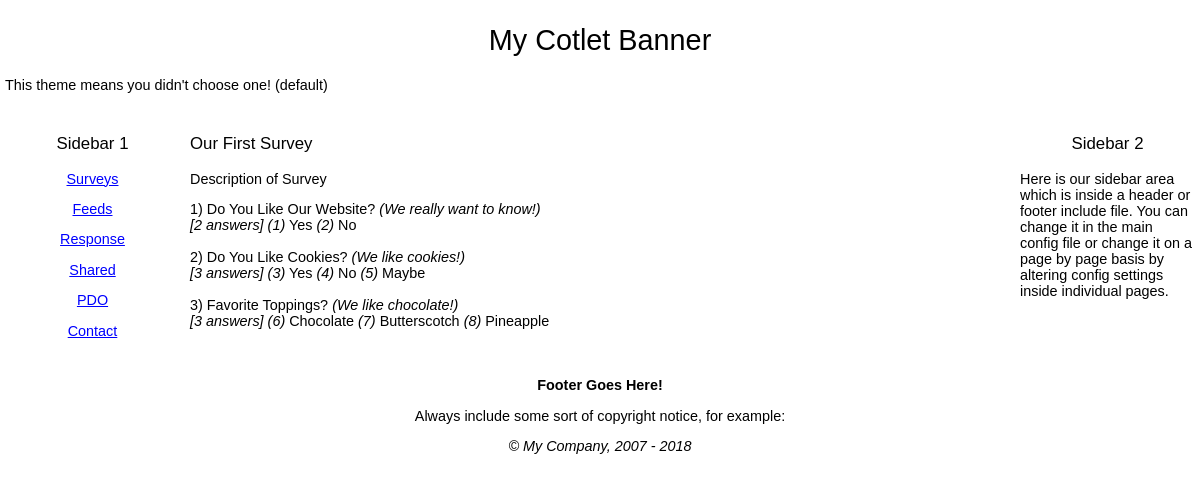
Page /surveys/survey_view.php?id=1 on the committed database.
### tables this page shows
CREATE TABLE wn18_surveys(
SurveyID INT UNSIGNED NOT NULL AUTO_INCREMENT,
AdminID INT UNSIGNED DEFAULT 0,
Title VARCHAR(255) DEFAULT '',
Description TEXT DEFAULT '',
DateAdded DATETIME,
LastUpdated TIMESTAMP DEFAULT 0 ON UPDATE CURRENT_TIMESTAMP,
TimesViewed INT DEFAULT 0,
Status INT DEFAULT 0,
PRIMARY KEY (SurveyID)
);

CREATE TABLE wn18_questions(
QuestionID INT UNSIGNED NOT NULL AUTO_INCREMENT,
SurveyID INT UNSIGNED DEFAULT 0,
Question TEXT DEFAULT '',
Description TEXT DEFAULT '',
DateAdded DATETIME,
LastUpdated TIMESTAMP DEFAULT 0 ON UPDATE CURRENT_TIMESTAMP,
PRIMARY KEY (QuestionID),
INDEX SurveyID_index(SurveyID),
FOREIGN KEY (SurveyID) REFERENCES wn18_surveys(SurveyID) ON DELETE CASCADE
);

CREATE TABLE wn18_answers(
AnswerID INT UNSIGNED NOT NULL AUTO_INCREMENT,
QuestionID INT UNSIGNED DEFAULT 0,
Answer TEXT DEFAULT '',
Description TEXT DEFAULT '',
DateAdded DATETIME,
LastUpdated TIMESTAMP DEFAULT 0 ON UPDATE CURRENT_TIMESTAMP,
Status INT DEFAULT 0,
PRIMARY KEY (AnswerID),
INDEX QuestionID_index(QuestionID),
FOREIGN KEY (QuestionID) REFERENCES wn18_questions(QuestionID) ON DELETE CASCADE
);

### inc_0700/MyAutoLoader.php (called while the page is built, shortened)
<?php
class MyAutoLoader
{
	public static function NamespaceLoader($class)
    {
		$path = str_replace(array('/', '\\'), DIRECTORY_SEPARATOR, $class);
        $path = $path . '.php';
		if (file_exists($path)) {
			return;
		}
    }
    public static function IncludePathLoader($class)
    {
		$class = str_replace(array('/', '\\'), DIRECTORY_SEPARATOR, $class);
        $class_path = INCLUDE_PATH . $class . '.php';
		$legacy_path = INCLUDE_PATH . $class . '_inc.php';
    }
}

### surveys/SurveySez/Answer.php (called while the page is built, shortened)
<?php
class Answer
{
    function __construct($AnswerID,$answer,$description)
	{
		$this->AnswerID = (int)$AnswerID;
		$this->Text = $answer;
		$this->Description = $description;
	}
}

### surveys/SurveySez/Question.php (the view, shortened to what this page needs)
<?php
class Question
{
	 public $aAnswer = Array();
	 public $TotalAnswers = 0;
	function __construct($id,$question,$description,$number)
	{
		$this->QuestionID = (int)$id;
		$this->Text = $question;
		$this->Description = $description;
		$this->Number = $number;
	}
	function showAnswers()
	{
		$myReturn = '';
		if($this->TotalAnswers != 1){$s = 's';}else{$s = '';}
		$myReturn .= "<em>[" . $this->TotalAnswers . " answer" . $s . "]</em> ";
		foreach($this->aAnswer as $answer)
		{
			$myReturn .= "<em>(" . $answer->AnswerID . ")</em> ";
			$myReturn .= $answer->Text . " ";
		}
		$myReturn .= "<br />";
		return $myReturn;
	}
}

### surveys/survey_view.php (shortened to what this page needs)
<?php
require '../inc_0700/config_inc.php';
if(isset($_GET['id']) && (int)$_GET['id'] > 0){
	 $myID = (int)$_GET['id'];
}else{
	myRedirect(VIRTUAL_PATH . "surveys/index.php");
}
$mySurvey = new SurveySez\Survey($myID);
?>
<h3><?=$mySurvey->Title;?></h3>
<?php
if($mySurvey->isValid)
{
	echo '<p>' . $mySurvey->Description . '</p>';
	echo $mySurvey->showQuestions();
}else{
	echo "Sorry, no such survey!";
}

### surveys/SurveySez/Survey.php (shortened to what this page needs)
<?php
class Survey
{
	 public $TotalQuestions = 0;
	 protected $aQuestion = Array();
    function __construct($id)
	{
		$this->SurveyID = (int)$id;
		$iConn = \IDB::conn();
		$sql = sprintf("select Title, Description from " . PREFIX . "surveys Where SurveyID =%d",$this->SurveyID);
		$result = mysqli_query($iConn,$sql) or die(trigger_error(mysqli_error($iConn), E_USER_ERROR));
		if (mysqli_num_rows($result) > 0)
		{
			$this->isValid = TRUE;
			while ($row = mysqli_fetch_assoc($result))
			{
			     $this->Title = dbOut($row['Title']);
			     $this->Description = dbOut($row['Description']);
			}
		}
		$sql = sprintf("select QuestionID, Question, Description from " . PREFIX . "questions where SurveyID =%d",$this->SurveyID);
		$result = mysqli_query($iConn,$sql) or die(trigger_error(mysqli_error($iConn), E_USER_ERROR));
		if (mysqli_num_rows($result) > 0)
		{
		   while ($row = mysqli_fetch_assoc($result))
		   {
				$this->TotalQuestions += 1;
				$this->aQuestion[] = new Question(dbOut($row['QuestionID']),dbOut($row['Question']),dbOut($row['Description']),$this->TotalQuestions);
		   }
		}
		$this->TotalQuestions = count($this->aQuestion);
	    $sql = "select a.AnswerID, a.Answer, a.Description, a.QuestionID from
		" . PREFIX . "surveys s inner join " . PREFIX . "questions q on q.SurveyID=s.SurveyID
		inner join " . PREFIX . "answers a on a.QuestionID=q.QuestionID
		where s.SurveyID = %d
		order by a.AnswerID asc";
		$sql = sprintf($sql,$this->SurveyID);
		$result = mysqli_query($iConn,$sql) or die(trigger_error(mysqli_error($iConn), E_USER_ERROR));
		if (mysqli_num_rows($result) > 0)
		{
		   while ($row = mysqli_fetch_assoc($result))
		   {
			    $QuestionID = (int)$row['QuestionID'];
		   }
		}
	}
	function showQuestions()
	{
		$myReturn = '';
		if($this->TotalQuestions > 0)
		{
			foreach($this->aQuestion as $question)
			{
				$myReturn .= $question->Number . ') ';
				$myReturn .= $question->Text . ' ';
				if($question->Description != ''){$myReturn .= '<em>(' . $question->Description . ')</em>';}
				$myReturn .= '<br />';
				$myReturn .= $question->showAnswers() . '<br />';
			}
		}else{
			$myReturn .= 'There are currently no questions for this survey.';
		}
		return $myReturn;
	}
}

### include/default_style.css (style rules this page uses)
body { font-size: .9em; font-family: Verdana, Geneva, Arial, Helvetica, sans-serif; padding:0; margin:0; background-color:#FFFFFF; }
h1, h2, h3, h4, h5, h6 { font-weight: normal; }

### rows in the picture
wn18_surveys: Title "Our First Survey", Description "Description of Survey"
wn18_questions: value "1) Do You Like Our Website?", Description "We really want to know!", TotalAnswers "2", AnswerID "2", value "No"
wn18_answers: AnswerID "1", value "Yes"
wn18_questions: value "2) Do You Like Cookies?", Description "We like cookies!", TotalAnswers "3", AnswerID "4", value "No"
wn18_answers: AnswerID "3", value "Yes"
wn18_answers: AnswerID "5", value "Maybe"
wn18_questions: value "3) Favorite Toppings?", Description "We like chocolate!", QuestionID "3", QuestionID "s"
wn18_answers: AnswerID "6", value "Chocolate"
wn18_answers: AnswerID "7", value "Butterscotch"
wn18_answers: AnswerID "8", value "Pineapple"

### other values in the picture
$config->banner "My Cotlet Banner"
$aText[0] "Surveys"
$aText[0] "Feeds"
$aText[0] "Response"
$aText[0] "Shared"
$aText[0] "PDO"
$aText[0] "Contact"
